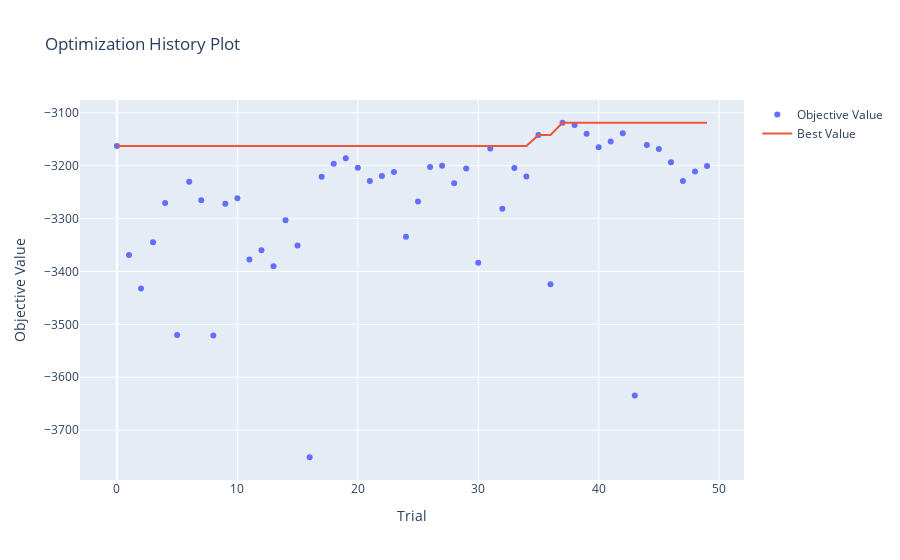
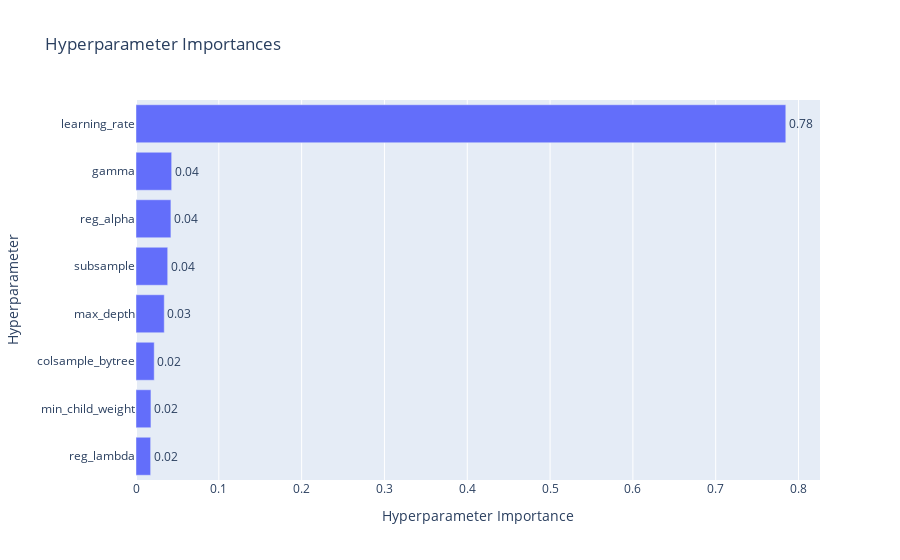
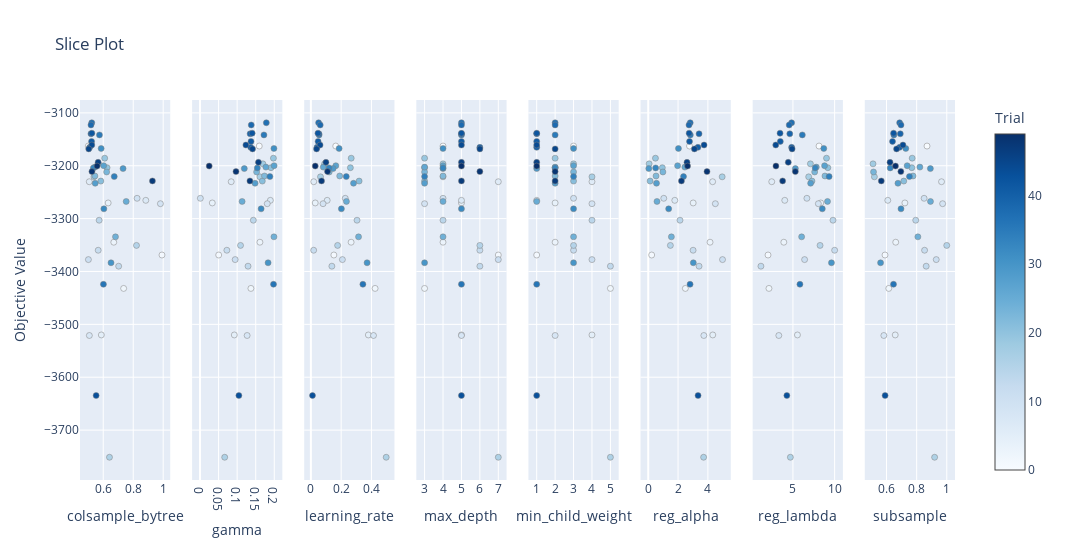

Here is the notebook cell these charts were saved with, in order:
### Markdown cell above
Let's visualize the result

### Code cell
import optuna.visualization as vis

fig1 = vis.plot_optimization_history(study)
fig1.show()
    
fig2 = vis.plot_param_importances(study)
fig2.show()

fig3 = vis.plot_slice(study)
fig3.show()
